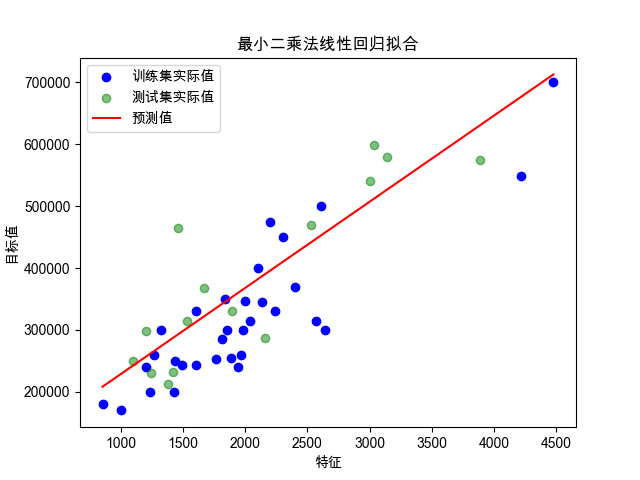

The script that drew this image:
import numpy as np
import pandas as pd
import matplotlib.pyplot as plt
from sklearn.model_selection import train_test_split


def configure_matplotlib():
    plt.rcParams.update({
        "mathtext.fontset": 'stix',
        "font.family": 'Arial Unicode MS',
        'axes.unicode_minus': False
    })


def load_and_prepare_data(filepath):
    data = pd.read_csv(filepath)
    X = data.iloc[:, :-1]
    y = data.iloc[:, -1]
    X.insert(0, 'Intercept', 1)
    return X.values, y.values.reshape(-1, 1)


def solve_via_least_squares(X, y):
    return np.linalg.inv(X.T @ X) @ X.T @ y


def run_linear_regression(filepath):
    configure_matplotlib()
    X, y = load_and_prepare_data(filepath)
    weights = solve_via_least_squares(X, y)

    # 分割数据集为了绘制和检验
    X_train, X_test, y_train, y_test = train_test_split(X, y, test_size=0.3, random_state=42)

    # 绘制训练集和测试集的实际值
    plt.scatter(X_train[:, 1], y_train, color='blue', label='训练集实际值')
    plt.scatter(X_test[:, 1], y_test, color='green', label='测试集实际值', alpha=0.5)

    # 绘制回归线
    x_values = np.linspace(np.min(X[:, 1]), np.max(X[:, 1]), 100)
    y_values = weights[0] + weights[1] * x_values
    plt.plot(x_values, y_values, color='red', label='预测值')

    plt.xlabel('特征')
    plt.ylabel('目标值')
    plt.title('最小二乘法线性回归拟合')
    plt.legend()
    plt.show()

if __name__ == "__main__":
    filepath = '/Users/liangzhengtao/Downloads/regress_data2.csv'
    run_linear_regression(filepath)
